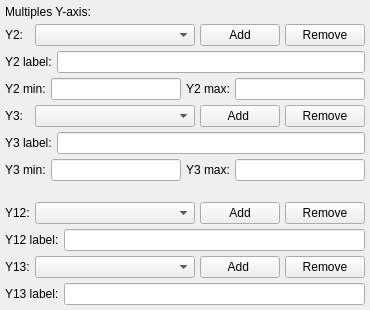
                 <widget class="QWidget" name="scrollAreaWidgetContents_10">
                  <property name="geometry">
                   <rect>
                    <x>0</x>
                    <y>0</y>
                    <width>362</width>
                    <height>310</height>
                   </rect>
                  </property>
                  <layout class="QVBoxLayout" name="verticalLayout_9">
                   <property name="spacing">
                    <number>5</number>
                   </property>
                   <property name="leftMargin">
                    <number>5</number>
                   </property>
                   <property name="topMargin">
                    <number>5</number>
                   </property>
                   <property name="rightMargin">
                    <number>5</number>
                   </property>
                   <property name="bottomMargin">
                    <number>5</number>
                   </property>
                   <item>
                    <widget class="QLabel" name="label_12">
                     <property name="text">
                      <string>Multiples Y-axis:</string>
                     </property>
                    </widget>
                   </item>
                   <item>
                    <layout class="QHBoxLayout" name="horizontalLayout_6">
                     <item>
                      <widget class="QLabel" name="label100">
                       <property name="maximumSize">
                        <size>
                         <width>50</width>
                         <height>16777215</height>
                        </size>
                       </property>
                       <property name="text">
                        <string>Y2:</string>
                       </property>
                      </widget>
                     </item>
                     <item>
                      <widget class="QComboBox" name="cbb_y2_2">
                       <property name="minimumSize">
                        <size>
                         <width>160</width>
                         <height>0</height>
                        </size>
                       </property>
                      </widget>
                     </item>
                     <item>
                      <widget class="QPushButton" name="btn_add_y2">
                       <property name="text">
                        <string>Add</string>
                       </property>
                      </widget>
                     </item>
                     <item>
                      <widget class="QPushButton" name="btn_remove_y2">
                       <property name="text">
                        <string>Remove</string>
                       </property>
                      </widget>
                     </item>
                    </layout>
                   </item>
                   <item>
                    <layout class="QHBoxLayout" name="horizontalLayout_2">
                     <item>
                      <widget class="QLabel" name="label_4">
                       <property name="text">
                        <string>Y2 label:</string>
                       </property>
                      </widget>
                     </item>
                     <item>
                      <widget class="QLineEdit" name="lbl_y2label"/>
                     </item>
                    </layout>
                   </item>
                   <item>
                    <layout class="QHBoxLayout" name="horizontalLayout_3">
                     <item>
                      <widget class="QLabel" name="label_5">
                       <property name="text">
                        <string>Y2 min:</string>
                       </property>
                      </widget>
                     </item>
                     <item>
                      <widget class="QLineEdit" name="y2min_2"/>
                     </item>
                     <item>
                      <widget class="QLabel" name="label_6">
                       <property name="text">
                        <string>Y2 max:</string>
                       </property>
                      </widget>
                     </item>
                     <item>
                      <widget class="QLineEdit" name="y2max_2"/>
                     </item>
                    </layout>
                   </item>
                   <item>
                    <layout class="QHBoxLayout" name="horizontalLayout_10">
                     <item>
                      <widget class="QLabel" name="label_11">
                       <property name="maximumSize">
                        <size>
                         <width>50</width>
                         <height>16777215</height>
                        </size>
                       </property>
                       <property name="text">
                        <string>Y3:</string>
                       </property>
                      </widget>
                     </item>
                     <item>
                      <widget class="QComboBox" name="cbb_y3_2">
                       <property name="minimumSize">
                        <size>
                         <width>160</width>
                         <height>0</height>
                        </size>
                       </property>
                      </widget>
                     </item>
                     <item>
                      <widget class="QPushButton" name="btn_add_y3">
                       <property name="text">
                        <string>Add </string>
                       </property>
                      </widget>
                     </item>
                     <item>
                      <widget class="QPushButton" name="btn_remove_y3">
                       <property name="text">
                        <string>Remove</string>
                       </property>
                      </widget>
                     </item>
                    </layout>
                   </item>
                   <item>
                    <layout class="QHBoxLayout" name="horizontalLayout_4">
                     <item>
                      <widget class="QLabel" name="label_7">
                       <property name="text">
                        <string>Y3 label:</string>
                       </property>
                      </widget>
                     </item>
                     <item>
                      <widget class="QLineEdit" name="lbl_y3label"/>
                     </item>
                    </layout>
                   </item>
                   <item>
                    <layout class="QHBoxLayout" name="horizontalLayout_5">
                     <item>
                      <widget class="QLabel" name="label_9">
                       <property name="text">
                        <string>Y3 min:</string>
                       </property>
                      </widget>
                     </item>
                     <item>
                      <widget class="QLineEdit" name="y3min_2"/>
                     </item>
                     <item>
                      <widget class="QLabel" name="label_8">
                       <property name="text">
                        <string>Y3 max:</string>
                       </property>
                      </widget>
                     </item>
                     <item>
                      <widget class="QLineEdit" name="y3max_2"/>
                     </item>
                    </layout>
                   </item>
                   <item>
                    <spacer name="verticalSpacer_20">
                     <property name="orientation">
                      <enum>Qt::Vertical</enum>
                     </property>
                     <property name="sizeHint" stdset="0">
                      <size>
                       <width>20</width>
                       <height>40</height>
                      </size>
                     </property>
                    </spacer>
                   </item>
                   <item>
                    <layout class="QHBoxLayout" name="horizontalLayout_11">
                     <item>
                      <widget class="QLabel" name="label100_2">
                       <property name="maximumSize">
                        <size>
                         <width>50</width>
                         <height>16777215</height>
                        </size>
                       </property>
                       <property name="text">
                        <string>Y12:</string>
                       </property>
                      </widget>
                     </item>
                     <item>
                      <widget class="QComboBox" name="cbb_y12">
                       <property name="minimumSize">
                        <size>
                         <width>160</width>
                         <height>0</height>
                        </size>
                       </property>
                      </widget>
                     </item>
                     <item>
                      <widget class="QPushButton" name="btn_add_y12">
                       <property name="text">
                        <string>Add</string>
                       </property>
                      </widget>
                     </item>
                     <item>
                      <widget class="QPushButton" name="btn_remove_y12">
                       <property name="text">
                        <string>Remove</string>
                       </property>
                      </widget>
                     </item>
                    </layout>
                   </item>
                   <item>
                    <layout class="QHBoxLayout" name="horizontalLayout_12">
                     <item>
                      <widget class="QLabel" name="label_10">
                       <property name="text">
                        <string>Y12 label:</string>
                       </property>
                      </widget>
                     </item>
                     <item>
                      <widget class="QLineEdit" name="lbl_y12label"/>
                     </item>
                    </layout>
                   </item>
                   <item>
                    <layout class="QHBoxLayout" name="horizontalLayout_14">
                     <item>
                      <widget class="QLabel" name="label_14">
                       <property name="maximumSize">
                        <size>
                         <width>50</width>
                         <height>16777215</height>
                        </size>
                       </property>
                       <property name="text">
                        <string>Y13:</string>
                       </property>
                      </widget>
                     </item>
                     <item>
                      <widget class="QComboBox" name="cbb_y13">
                       <property name="minimumSize">
                        <size>
                         <width>160</width>
                         <height>0</height>
                        </size>
                       </property>
                      </widget>
                     </item>
                     <item>
                      <widget class="QPushButton" name="btn_add_y13">
                       <property name="text">
                        <string>Add </string>
                       </property>
                      </widget>
                     </item>
                     <item>
                      <widget class="QPushButton" name="btn_remove_y13">
                       <property name="text">
                        <string>Remove</string>
                       </property>
                      </widget>
                     </item>
                    </layout>
                   </item>
                   <item>
                    <layout class="QHBoxLayout" name="horizontalLayout_15">
                     <item>
                      <widget class="QLabel" name="label_15">
                       <property name="text">
                        <string>Y13 label:</string>
                       </property>
                      </widget>
                     </item>
                     <item>
                      <widget class="QLineEdit" name="lbl_y3label_2"/>
                     </item>
                    </layout>
                   </item>
                  </layout>
                 </widget>
